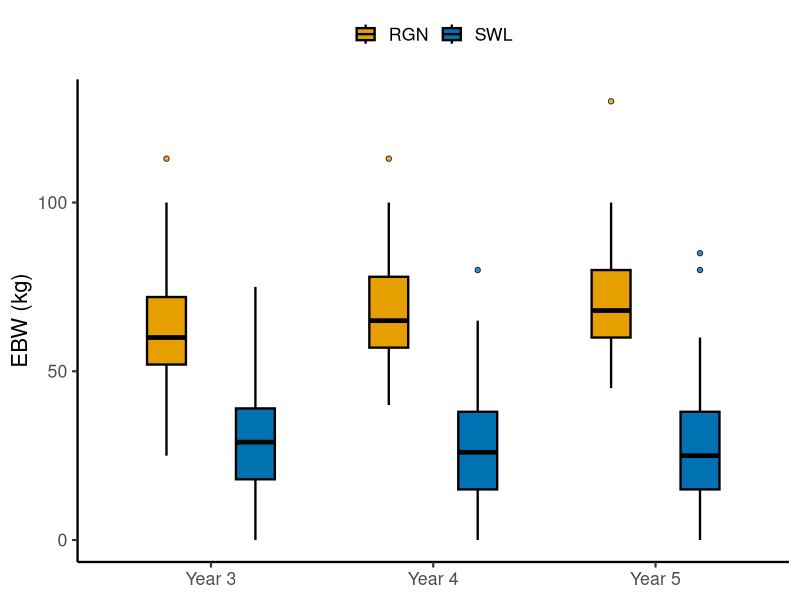

Generate this figure with R:
library(ggplot2)
library(here)
setwd(here::here("figures/FigS2"))

df = read.csv("data_ebw_cohort.csv", stringsAsFactors = FALSE)

outlier_rows = do.call(rbind, lapply(seq_len(nrow(df)), function(i) {
  outs = df$outliers[i]
  if (is.na(outs) || outs == "") return(NULL)
  vals = as.numeric(strsplit(outs, ";")[[1]])
  data.frame(time = df$time[i], class = as.character(df$class[i]), value = vals)
}))

df$class = as.character(df$class)
df$time_f = factor(df$time)
colors = c("1" = "#E69F00", "2" = "#0072B2")

dodge_width = 0.8
x_levels = levels(df$time_f)
offsets = c("1" = -dodge_width / 4, "2" = dodge_width / 4)
outlier_rows$x_pos = as.numeric(factor(as.character(outlier_rows$time), levels = x_levels)) +
  offsets[as.character(outlier_rows$class)]
outlier_rows$fill_col = colors[as.character(outlier_rows$class)]

p = ggplot(df, aes(x = time_f, fill = class, group = interaction(time_f, class))) +
  geom_boxplot(
    aes(ymin = ymin, lower = lower, middle = middle, upper = upper, ymax = ymax),
    stat = "identity",
    position = position_dodge(width = dodge_width),
    width = 0.35, linewidth = 0.8, color = "black", outlier.shape = NA
  ) +
  geom_point(
    data = outlier_rows,
    aes(x = x_pos, y = value),
    fill = outlier_rows$fill_col,
    size = 1.5, alpha = 0.8, shape = 21, color = "black", inherit.aes = FALSE
  ) +
  scale_fill_manual(values = colors, name = NULL,
                    labels = c("1" = "RGN", "2" = "SWL")) +
  scale_x_discrete(labels = c("3" = "Year 3", "4" = "Year 4", "5" = "Year 5")) +
  scale_y_continuous(breaks = c(0, 50, 100)) +
  labs(
    x = NULL,
    y = "EBW (kg)"
  ) +
  theme_classic(base_size = 16) +
  theme(
    legend.position = "top",
    axis.line = element_line(linewidth = 0.8)
  )

ggsave("figs2_ebw_cohort.png", p, width = 5, height = 4, dpi = 800, bg = "white")
